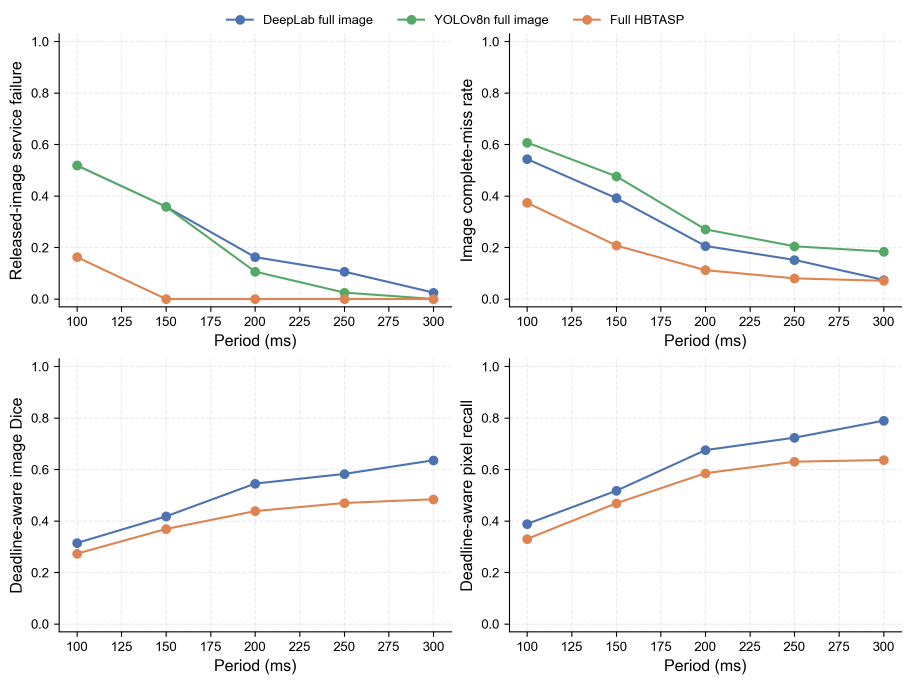
#> input picture experiments/checkpoints/v13_full_image_t4_boundary/v13_full_image_t4_realtime_boundary.png, 2734 x 2053 px (shown at 1/3 size)
$ python -i benchmark_v21_multicue_priority_latency.py   (imports and definitions only)   (older library calls are emulated)
#> lines starting #> are read from the running program, lines starting #| are printed output that depends on the picture
#> further down, picture is the input picture: shape (2053, 2734, 3); mean B, G, R 247.6, 247.8, 247.9
"""Measure multi-cue Top-1 priority latency for the aligned 4/6/8/10-line grid."""

from __future__ import annotations

import argparse
import hashlib
import json
import platform
import subprocess
import time
from datetime import datetime, timezone
from pathlib import Path

import cv2
import joblib
import numpy as np

REGIONS = ((0, 400), (400, 800), (800, 1200), (1200, 1600))


def pooled4(array: np.ndarray) -> np.ndarray:
    return cv2.resize(array, (4, 4), interpolation=cv2.INTER_AREA).reshape(-1)


def image_features(image: np.ndarray) -> np.ndarray:
    gray = cv2.cvtColor(image, cv2.COLOR_BGR2GRAY)
    lab = cv2.cvtColor(image, cv2.COLOR_BGR2LAB)
#> lab: shape (2053, 2734, 3); mean of channels 0, 1, 2 248.1, 128.1, 128.1
    vectors, scalar_rows = [], []
    for start, end in REGIONS:
        g = cv2.resize(gray[:, start:end], (64, 32), interpolation=cv2.INTER_AREA).astype(np.float32)
        color = cv2.resize(lab[:, start:end], (64, 32), interpolation=cv2.INTER_AREA).astype(np.float32)
        mean, std = float(g.mean()), float(g.std() + 1e-6)
        normalized = (g - mean) / std
        gx = cv2.Sobel(normalized, cv2.CV_32F, 1, 0, ksize=3)
        gy = cv2.Sobel(normalized, cv2.CV_32F, 0, 1, ksize=3)
        magnitude = cv2.magnitude(gx, gy)
        laplacian = cv2.Laplacian(normalized, cv2.CV_32F)
        angle = cv2.phase(gx, gy, angleInDegrees=False) % np.pi
        orientation, _ = np.histogram(angle, bins=8, range=(0, np.pi), weights=magnitude)
        orientation = orientation.astype(np.float32) / max(1e-6, orientation.sum())
        q10, q90 = np.quantile(g, [.10, .90])
        scalars = np.asarray([
            mean / 255.0, std / 255.0, q10 / 255.0, q90 / 255.0,
            float(magnitude.mean()), float(magnitude.std()),
            float(np.abs(laplacian).mean()), float((magnitude > 1.0).mean()),
            float(color[..., 1].mean() / 255.0), float(color[..., 1].std() / 255.0),
            float(color[..., 2].mean() / 255.0), float(color[..., 2].std() / 255.0),
        ], np.float32)
        scalar_rows.append(scalars)
        vectors.append(np.concatenate([scalars, orientation, pooled4(normalized),
                                       pooled4(magnitude)]).astype(np.float32))
#> this loop made 4 passes
#> (mean, std, orientation, q10) on passes 1 to 4: (244.9, 24.24, [0.324, 0.0534, 0.0533, 0.167, 0.164, 0.0571, 0.0507, 0.131], 224), (248.8, 12.66, [513.5, 147.8, 462.7, 2174.4, 2237.5, 441.5, 173.5, 212.4], 237), (248.8, 11.26, [622.4, 159.4, 474.9, 2381.8, 2204, 423.7, 106.2, 116.3], 236), (244.3, 23.8, [0.316, 0.0439, 0.0521, 0.17, 0.187, 0.0574, 0.0426, 0.13], 220)
#> pass 1, in image_features, `g = cv2.resize(gray[:, start:end], (64, 32), interpolation=cv2.INTER_A..`:
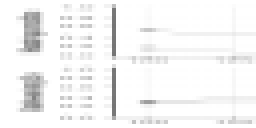
#> g: shape (32, 64) float32 (shown 4 times larger); min 117, max 255, mean 244.9
#> pass 1, in image_features, `gx = cv2.Sobel(normalized, cv2.CV_32F, 1, 0, ksize=3)`:
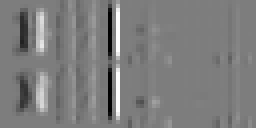
#> gx: shape (32, 64) float32 (shown 4 times larger); min -21.99, max 22.61, mean 0; drawn with min black and max white
#> after the loop:
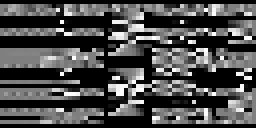
#> angle: shape (32, 64) float32 (shown 4 times larger); min 0, max 3.13, mean 0.918; drawn with min black and max white
#> after the loop:
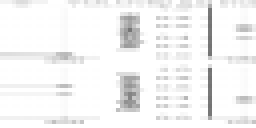
#> g: shape (32, 64) float32 (shown 4 times larger); min 115, max 255, mean 244.3
#> after the loop:
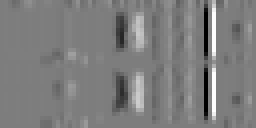
#> gx: shape (32, 64) float32 (shown 4 times larger); min -22.57, max 23.11, mean 0; drawn with min black and max white
#> after the loop:
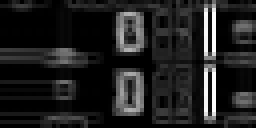
#> magnitude: shape (32, 64) float32 (shown 4 times larger); min 0, max 23.11, mean 2.9; drawn with min black and max white
#> after the loop:
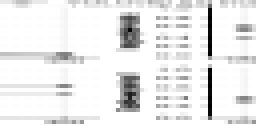
#> normalized: shape (32, 64) float32 (shown 4 times larger); min -5.43, max 0.45, mean -9.31e-09; drawn with min black and max white
#> after the loop, scalar_rows = 4 items; vectors = 4 items
    scalar_array = np.stack(scalar_rows)
    relative = scalar_array - np.median(scalar_array, axis=0, keepdims=True)
    return np.stack([np.concatenate([vectors[i], relative[i]]) for i in range(4)])


# [4 lines left out: function score_image, not called in this run]


ROOT = Path(__file__).resolve().parents[1]
MODEL = ROOT / "experiments/checkpoints/v5_multicue_priority/multicue_priority_model.joblib"
FEATURES = ROOT / "experiments/checkpoints/v5_multicue_priority/test_features.npz"
OUT = ROOT / "experiments/checkpoints/v21_multicue_priority_aligned"


def sha256(path: Path) -> str:
    return hashlib.sha256(path.read_bytes()).hexdigest()


# [59 lines left out: function main, not called in this run]


# [2 lines not run here, left out]

>>> import cv2
>>> picture = cv2.imread('checkpoints/v13_full_image_t4_boundary/v13_full_image_t4_realtime_boundary.png')
>>> result = image_features(picture)
